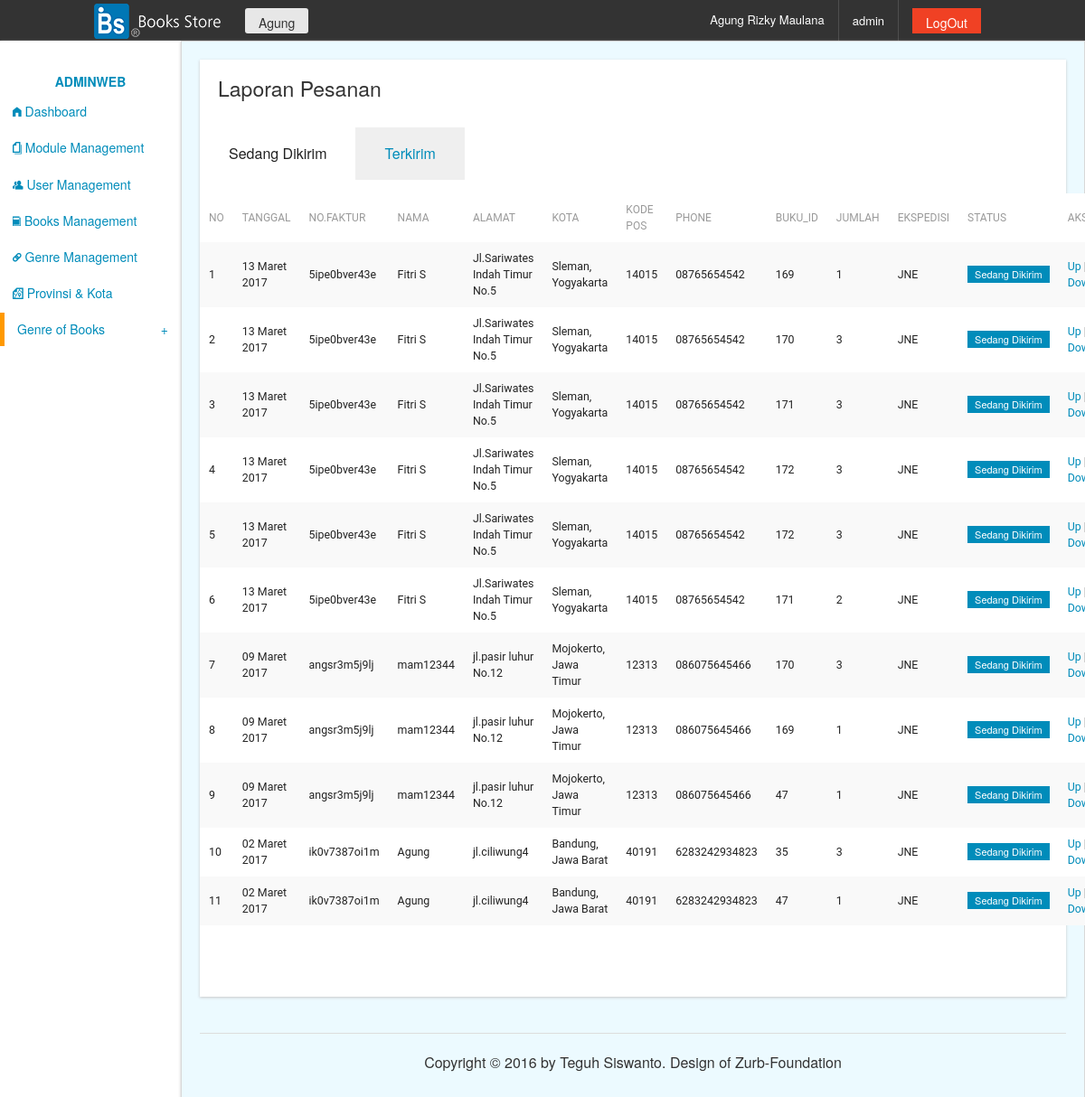
/adminweb/media.php?module=dash (signed in), run on the app's committed database.
### tables this page shows
CREATE TABLE `users` (
  `username` varchar(20) NOT NULL,
  `password` varchar(36) DEFAULT NULL,
  `nama_lengkap` varchar(100) NOT NULL,
  `alamat` text NOT NULL,
  `email` varchar(50) NOT NULL,
  `level` varchar(5) NOT NULL DEFAULT 'user',
  `id_session` varchar(20) NOT NULL
);

CREATE TABLE `modul` (
  `id_modul` int(2) NOT NULL,
  `nama_modul` varchar(30) NOT NULL,
  `link` varchar(50) NOT NULL,
  `icon` varchar(20) NOT NULL,
  `urutan` int(2) NOT NULL
);

CREATE TABLE `orders` (
  `order_id` int(11) NOT NULL,
  `no_faktur` varchar(20) NOT NULL,
  `member_id` int(11) NOT NULL,
  `nama` varchar(100) NOT NULL,
  `alamat` text NOT NULL,
  `nama_kota` varchar(32) NOT NULL,
  `kode_pos` int(11) NOT NULL,
  `phone` varchar(20) NOT NULL,
  `book_id` int(11) NOT NULL,
  `qty` int(11) NOT NULL,
  `subtotal` float NOT NULL,
  `tanggal` date NOT NULL,
  `status` char(1) NOT NULL,
  `ekspedisi` varchar(50) NOT NULL,
  `akali` int(11) NOT NULL,
  `no_resi` varchar(30) NOT NULL
);

### adminweb/header.php (called while the page is built)
<?php
if (empty($_SESSION['namauser']) AND empty($_SESSION['passuser'])) {
	echo "You Must to login ";
}else{
include "../config/koneksi.php" ;
$hasil	= mysqli_query($konek, "SELECT * FROM users WHERE username='$_SESSION[namauser]' ");
$r 		= mysqli_fetch_array($hasil);
} ?>

### config/library.php (called while the page is built, shortened)
<?php
function tgl_indo($tgl){
	$tanggal = substr($tgl,8,2);
	$bulan   = ambilbulan(substr($tgl,5,2));
	$tahun   = substr($tgl,0,4);
	return $tanggal.' '.$bulan.' '.$tahun;
}
function ambilbulan($bln){
  if ($bln=="01") return "Januari";
  elseif ($bln=="02") return "Februari";
  elseif ($bln=="03") return "Maret";
  elseif ($bln=="04") return "April";
  elseif ($bln=="05") return "Mei";
  elseif ($bln=="06") return "Juni";
  elseif ($bln=="07") return "Juli";
  elseif ($bln=="08") return "Agustus";
  elseif ($bln=="09") return "September";
  elseif ($bln=="10") return "Oktober";
  elseif ($bln=="11") return "November";
  elseif ($bln=="12") return "Desember";
}
?>

### adminweb/modul/mod_dashboard/dashboard.php (the view, shortened to what this page needs)
<?php
if (empty($_SESSION['namauser']) AND empty($_SESSION['passuser'])) {
	echo "You Must to login ";
}else{
$aksi	= "modul/mod_dashboard/aksi_dashboard.php";
$act	= isset($_GET['act']) ? $_GET['act'] : '' ;
	switch ($act) {
		default:
			echo "<div class=\"columns medium-12 panel\">
					<h4>Laporan Pesanan</h4>
					<div class=\"table-full-width\">
				<ul class=\"tabs\" data-tab>
					<li class=\"tab-title active\"> <a href=\"#panel1\">Sedang Dikirim</a></li>
					<li class=\"tab-title\"><a href=\"#panel2\">Terkirim</a></li>
				</ul>";
			echo "<div class=\"tabs-content\">
					<div class=\"content active\" id=\"panel1\">
						<table class=\"table-hover\">
							<thead>
								<tr>
									<th>No</th>
									<th>Tanggal</th>
									<th>No.faktur</th>
									<th>Nama</th>
									<th>Alamat</th>
									<th>Kota</th>
									<th>Kode Pos</th>
									<th>Phone</th>
									<th>Buku_id</th>
									<th>Jumlah</th>
									<th>Ekspedisi</th>
									<th>Status</th>
									<th>Aksi</th>
								</tr>
							</thead>
							<tbody>
								<tr>";
									$no=1;
									$query	= "SELECT * FROM orders WHERE status=2 ORDER BY tanggal DESC  ";
									$hasil	= mysqli_query($konek, $query);
									while ($r=mysqli_fetch_array($hasil)) {
										$tgl=tgl_indo($r['tanggal']);
										echo "<tr>
												<td>$no</td>
												<td>$tgl</td>
												<td>$r[no_faktur]</td>
												<td>$r[nama]</td>
												<td>$r[alamat]</td>
												<td>$r[nama_kota]</td>
												<td>$r[kode_pos]</td>
												<td>$r[phone]</td>
												<td>$r[book_id]</td>
												<td>$r[qty]</td>
												<td>$r[ekspedisi]</td>
												<td>";
													if ($r['status']=='1') {
														echo "<label class=\"alert label\">Belum Dibayar</label>";
													}elseif ($r['status']=='2') {
														echo "<label class=\"label\">Sedang Dikirim</label>";
													}elseif ($r['status']=='3') {
														echo "<label class=\"label success\">Barang Terkirim</label>";
													}
										echo "</td>
												<td><a href=\"$aksi?module=dash&act=up&id=$r[no_faktur]\">Up</a> |
												<a href=\"$aksi?module=dash&act=down&id=$r[no_faktur]\">Down</a></td>
											</tr>";
									$no++;
									}
				echo "			</tr>
							</tbody>
						</table>
					</div>
						<div class=\"content\" id=\"panel2\">
							<table class=\"table-hover\">
							<thead>
								<tr>
									<th>No</th>
									<th>Tanggal</th>
									<th>No.faktur</th>
									<th>Nama</th>
									<th>Alamat</th>
									<th>Kota</th>
									<th>Kode Pos</th>
									<th>Phone</th>
									<th>Buku_id</th>
									<th>Jumlah</th>
									<th>Ekspedisi</th>
									<th>Status</th>
									<th>Aksi</th>
								</tr>
							</thead>
							<tbody>
								<tr>";
				echo "			</tr>
							</tbody>
						</table>
						</div>
					 </div>
					</div>
				</div>";
			break;
	}
}
?>

### adminweb/media.php (shortened to what this page needs)
<?php session_start();
if (empty($_SESSION['namauser']) AND empty($_SESSION['passuser'])) {
	echo "You Must to login ";
}else{
?>
<!DOCTYPE html>
<html>
<head>
	<link rel="stylesheet" type="text/css" href="../assets/sweetalert/sweetalert.css">
	<link rel="stylesheet" type="text/css" href="../assets/foundation-5/css/foundation.css">
	<link rel="stylesheet" type="text/css" href="../assets/foundation-icons/foundation-icons.css">
</head>
<body>
<div class="off-canvas-wrap" data-offcanvas>
	<div class="inner-wrap">
	<div class="contain-to-grid sticky hide-for-small">
		<nav class="top-bar " data-topbar role="navigation">
			<ul class="title-area">
				<li class="name"><a href="#"><img src="../images/logo.png"></a></li>
			</ul>
			<section class="top-bar-section">
				<ul>
					<?php include"header.php"; ?>
					<li class="has-form"><a class="button secondary radius tiny" href="#"><?php echo "$_SESSION[namauser]";?></a></li>
					<li class="has-form right"><a href="logout.php" class="button alert">LogOut</a></li>
					<li class="right"><a href="#"><?php echo "$r[level]";?></a></li>
					<li class="has-form right"><a href="#"><?php echo "$r[nama_lengkap]";?></a></li>
				</ul>
			</section>
		</nav>
	</div>
			<?php include "menu.php"; ?>
					<?php include "submenu_genre.php"; ?>
	<section class="main-section">
		<aside class="columns medium-3 large-2 panel press hide-for-small">
				<ul class="side-nav">
					<li class="heading text-center">AdminWeb</li>
					<?php include "menu.php"; ?>
					<li><a class="side-nav-submenu-call">Genre of Books <span class="right"> + </span></a></li>
				</ul>
		</aside>
		<content class="columns medium-9 large-10 panel callout" style="min-height:600px;">
			<?php include "content.php"; ?>
				<footer><hr>
					<p align="center">Copyright &copy; 2016 by Teguh Siswanto. Design of Zurb-Foundation</p>
				</footer>
		</content>
	</section>
	</div>
</div>
</body>
</html>
<?php } ?>

### adminweb/menu.php
<?php
include "../config/koneksi.php";
if ($_SESSION['leveluser']=='admin') {
	$query	= "SELECT * FROM modul ORDER BY urutan ";
	$hasil	= mysqli_query($konek, $query);
	while ($r=mysqli_fetch_array($hasil)) {
		echo "<li><a href=\"$r[link]\"><i class=\"fi-$r[icon]\"></i>&nbsp;$r[nama_modul] </a></li>";
	}
}else{
	echo "You is't  Admin";
}
?>

### data on the page
users: level "admin", nama_lengkap "Agung Rizky Maulana"
modul: nama_modul "Dashboard"
modul: nama_modul "Module Management"
modul: nama_modul "User Management"
modul: nama_modul "Books Management"
modul: nama_modul "Genre Management"
modul: nama_modul "Provinsi & Kota"
orders: tanggal "13 Maret 2017", no_faktur "5ipe0bver43e", nama "Fitri S", alamat "Jl.Sariwates Indah Timur No.5", nama_kota "Sleman, Yogyakarta", kode_pos "14015", phone "08765654542", book "169", qty "1", ekspedisi "JNE", status "Sedang Dikirim"
orders: tanggal "13 Maret 2017", no_faktur "5ipe0bver43e", nama "Fitri S", alamat "Jl.Sariwates Indah Timur No.5", nama_kota "Sleman, Yogyakarta", kode_pos "14015", phone "08765654542", book "170", qty "3", ekspedisi "JNE", status "Sedang Dikirim"
orders: tanggal "13 Maret 2017", no_faktur "5ipe0bver43e", nama "Fitri S", alamat "Jl.Sariwates Indah Timur No.5", nama_kota "Sleman, Yogyakarta", kode_pos "14015", phone "08765654542", book "171", qty "3", ekspedisi "JNE", status "Sedang Dikirim"
orders: tanggal "13 Maret 2017", no_faktur "5ipe0bver43e", nama "Fitri S", alamat "Jl.Sariwates Indah Timur No.5", nama_kota "Sleman, Yogyakarta", kode_pos "14015", phone "08765654542", book "172", qty "3", ekspedisi "JNE", status "Sedang Dikirim"
orders: tanggal "13 Maret 2017", no_faktur "5ipe0bver43e", nama "Fitri S", alamat "Jl.Sariwates Indah Timur No.5", nama_kota "Sleman, Yogyakarta", kode_pos "14015", phone "08765654542", book "172", qty "3", ekspedisi "JNE", status "Sedang Dikirim"
orders: tanggal "13 Maret 2017", no_faktur "5ipe0bver43e", nama "Fitri S", alamat "Jl.Sariwates Indah Timur No.5", nama_kota "Sleman, Yogyakarta", kode_pos "14015", phone "08765654542", book "171", qty "2", ekspedisi "JNE", status "Sedang Dikirim"
orders: tanggal "09 Maret 2017", no_faktur "angsr3m5j9lj", nama "mam12344", alamat "jl.pasir luhur No.12", nama_kota "Mojokerto, Jawa Timur", kode_pos "12313", phone "086075645466", book "170", qty "3", ekspedisi "JNE", status "Sedang Dikirim"
orders: tanggal "09 Maret 2017", no_faktur "angsr3m5j9lj", nama "mam12344", alamat "jl.pasir luhur No.12", nama_kota "Mojokerto, Jawa Timur", kode_pos "12313", phone "086075645466", book "169", qty "1", ekspedisi "JNE", status "Sedang Dikirim"
orders: tanggal "09 Maret 2017", no_faktur "angsr3m5j9lj", nama "mam12344", alamat "jl.pasir luhur No.12", nama_kota "Mojokerto, Jawa Timur", kode_pos "12313", phone "086075645466", book "47", qty "1", ekspedisi "JNE", status "Sedang Dikirim"
orders: tanggal "02 Maret 2017", no_faktur "ik0v7387oi1m", nama "Agung", alamat "jl.ciliwung4", nama_kota "Bandung, Jawa Barat", kode_pos "40191", phone "6283242934823", book "35", qty "3", ekspedisi "JNE", status "Sedang Dikirim"
orders: tanggal "02 Maret 2017", no_faktur "ik0v7387oi1m", nama "Agung", alamat "jl.ciliwung4", nama_kota "Bandung, Jawa Barat", kode_pos "40191", phone "6283242934823", book "47", qty "1", ekspedisi "JNE", status "Sedang Dikirim"

### other printed values
$_SESSION[namauser] "Agung"
